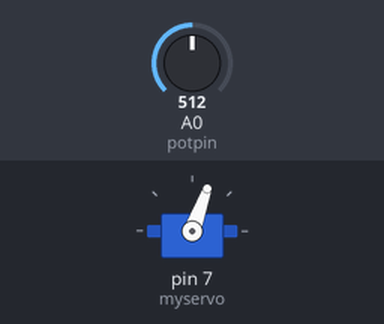
The sketch below on a simulated Arduino Uno, built with avr-gcc and run on an emulated ATmega328P. Shown: servo. Inputs (shaded band) come from the test bench; at power-on: A0 (potpin) = 512.

Above: at 1.2 s.
1.3 s: A0 (potpin) set to 716
At 1.9 s:
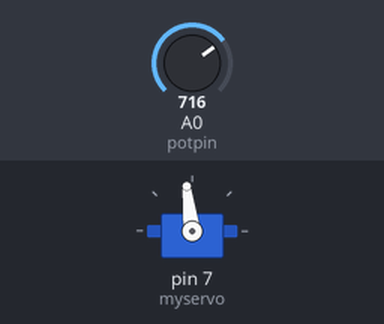
2.8 s: A0 (potpin) set to 900
At 3.9 s:
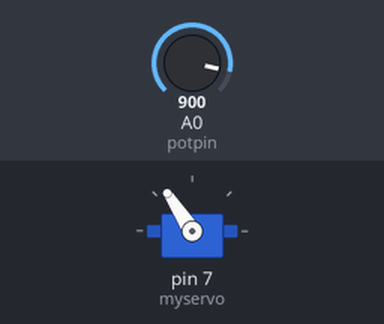
4.3 s: A0 (potpin) set to 1023
At 5.4 s:
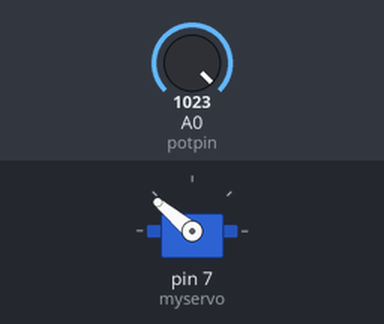
5.8 s: A0 (potpin) set to 306
At 6.2 s:
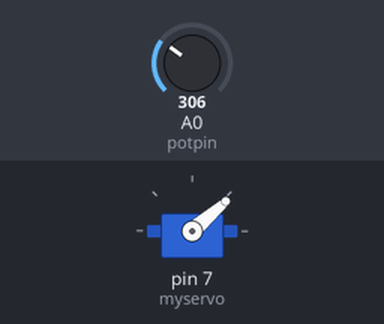
7.3 s: A0 (potpin) set to 122
At 7.7 s:
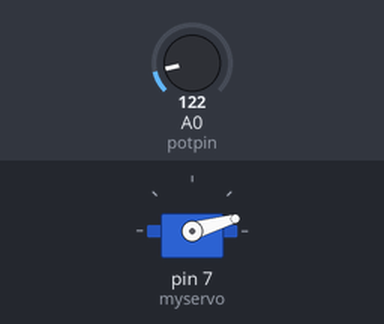
Timing chart, 0 to 9.8 s (numbered marks = the images above; inputs shaded):
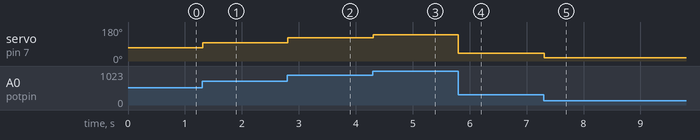

Measured:
- after the input at 1.3 s, servo on pin 7 (myservo): 70° → 97° at once
- after the input at 2.8 s, servo on pin 7 (myservo): 97° → 123° at once
- after the input at 4.3 s, servo on pin 7 (myservo): 123° → 140° at once
- after the input at 5.8 s, servo on pin 7 (myservo): 140° → 41° at once
- after the input at 7.3 s, servo on pin 7 (myservo): 41° → 16° at once

The sketch:

sketch_jul8b.ino
```cpp
/*
 Controlling a servo position using a potentiometer (variable resistor)
 by Michal Rinott <http://people.interaction-ivrea.it/m.rinott>

 modified on 8 Nov 2013
 by Scott Fitzgerald
 http://www.arduino.cc/en/Tutorial/Knob
*/

#include <Servo.h>

Servo myservo;  // create Servo object to control a servo

int potpin = A0;  // analog pin used to connect the potentiometer
int val;    // variable to read the value from the analog pin

void setup() {
  myservo.attach(7);  // attaches the servo on pin 7 to the Servo object
}

void loop() {
  val = analogRead(potpin);            // reads the value of the potentiometer (value between 0 and 1023)
  val = map(val, 0, 1023, 0, 140);     // scale it for use with the servo (value between 0 and 180)
  myservo.write(val);                  // sets the servo position according to the scaled value
  delay(15);                           // waits for the servo to get there
}
```
